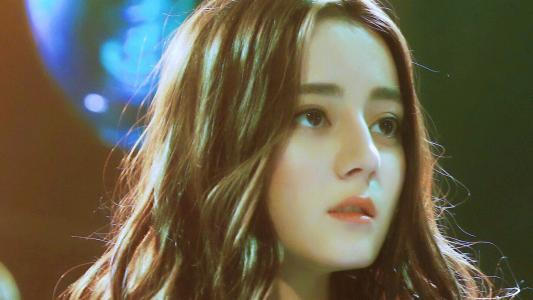
#> input picture 数据分析与展示/01、数据分析之表示-numpy/pangdi.jpg, 533 x 300 px
$ python '图像的变换.py'
#> lines starting #> are read from the running program, lines starting #| are printed output that depends on the picture
from PIL import Image
import numpy as np

a = np.array(Image.open('pangdi.jpg'))
#> a is the input picture: shape (300, 533, 3); mean R, G, B 105.3, 98.9, 77.7
print(a.shape, a.dtype)
#| (300, 533, 3) uint8
b = [255, 255, 255] - a
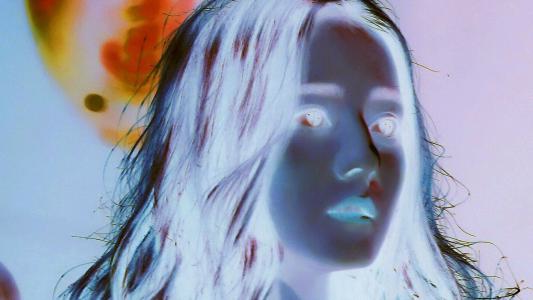
#> b: shape (300, 533, 3) int64; mean R, G, B 149.7, 156.1, 177.3
im = Image.fromarray(b.astype('uint8'))
im.save('pangdi2.jpg')
